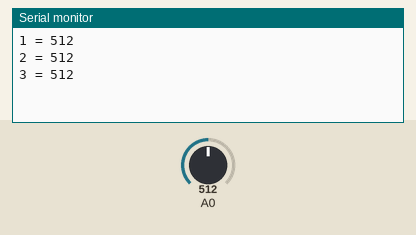
A sketch run on a simulated Arduino Uno, built with avr-gcc and run on an emulated ATmega328P. On the bench: the last lines printed to the serial monitor. Inputs (shaded band) come from the test bench; at power-on: A0 = 512.

Above: at 1.3 s.
1.4 s: A0 set to 716
At 1.9 s:
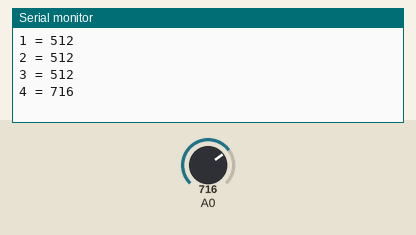
2.9 s: A0 set to 900
At 3.4 s:
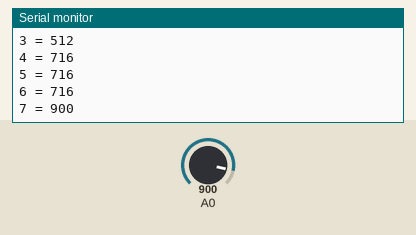
Timing chart, 0 to 5.9 s (numbered marks = the images above; inputs shaded):
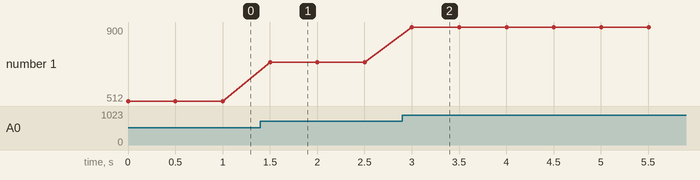

The sketch:

sketch_sep23a.ino
```cpp
int cntr=1;
int adc=0;
void setup() {
  // put your setup code here, to run once:
  Serial.begin(9600);
  while (!Serial) {
  }
}

void loop() {
  // put your main code here, to run repeatedly:
   adc=analogRead(A0);
     Serial.print(cntr);
     Serial.print(" = ");
     Serial.print(adc);
     Serial.println("");
     cntr++;
   delay(500);
}
```

Measured:
- after the input at 1.4 s, the serial monitor: prints a new line after 0.10 s (image 1)
- after the input at 2.9 s, the serial monitor: prints a new line after 0.10 s (image 2)
- plotted number 1: 512 → 716 after the input at 1.4 s, 716 → 900 after the input at 2.9 s
